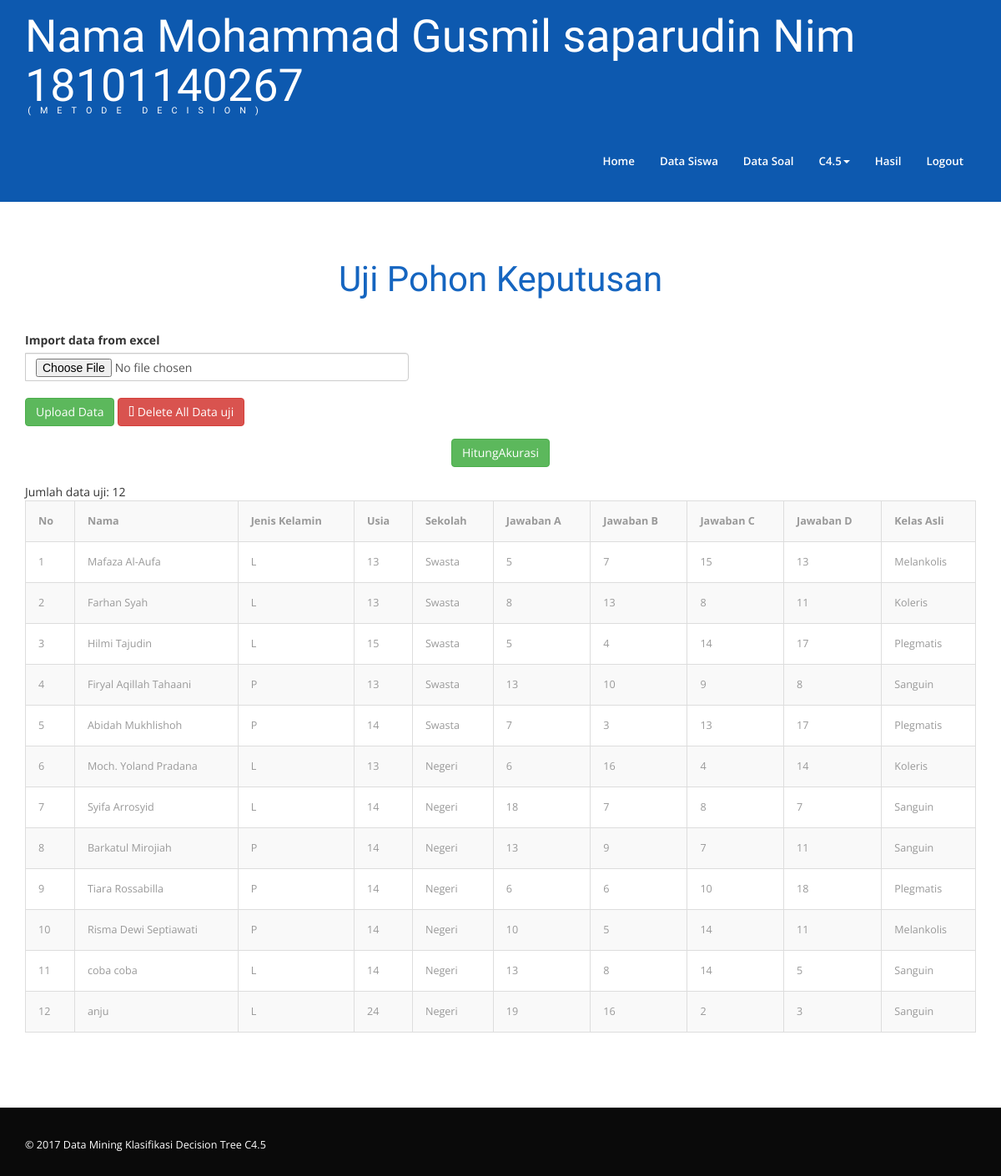
The app's page /index.php?menu=uji_rule (signed in) with its own data.
### tables this page shows
CREATE TABLE `data_uji` (
  `id` int(11) NOT NULL,
  `nama` varchar(200) DEFAULT NULL,
  `jenis_kelamin` enum('L','P') DEFAULT NULL,
  `usia` int(11) DEFAULT NULL,
  `sekolah` varchar(100) DEFAULT NULL,
  `jawaban_a` int(11) DEFAULT NULL,
  `jawaban_b` int(11) DEFAULT NULL,
  `jawaban_c` int(11) DEFAULT NULL,
  `jawaban_d` int(11) DEFAULT NULL,
  `kelas_asli` varchar(100) DEFAULT NULL,
  `kelas_hasil` varchar(100) DEFAULT NULL,
  `id_rule` int(11) NOT NULL DEFAULT 0
);

### database.php (called while the page is built, shortened)
<?php
class database {
    private $servername;
    private $user_db;
    private $password_db;
    private $database;
    private $koneksi;
    function database() {
        return $this->connect_db();
    }
    function load_conf_db() {
        $path = dirname(__FILE__) . '/koneksi.php';
        if (file_exists($path)) {
            $conf = include $path;
            $this->servername = @$conf['host'];
            $this->database = @$conf['dbname'];
            $this->user_db = @$conf['username'];
            $this->password_db = @$conf['password'];
        }
    }
    public function connect_db() {
        $this->koneksi = mysqli_connect($this->servername, $this->user_db, $this->password_db, $this->database);
        return $this->koneksi;
    }
    function db_query($sql) {
        $conn = $this->koneksi;
        return mysqli_query($conn, $sql);
    }
    function db_fetch_array($result) {
        return mysqli_fetch_array($result);
    }
    function db_num_rows($result) {
        return mysqli_num_rows($result);
    }
}
?>

### koneksi.php (called while the page is built)
<?php
return array(
    'host' => "localhost",
    'username' => "root",
    'password' => "",
    'dbname' => "tugas_decision",
);
?>

### uji_rule.php (the view, shortened to what this page needs)
<?php
include_once "database.php";
$db_object = new database();
?>
<div class="content">
    <div class="typo-w3">
        <div class="container">
            <h2 class="tittle">Uji Pohon Keputusan</h2>
                    <?php
            if (isset($_GET['act'])) {
                $action = $_GET['act'];
                if ($action == 'delete_all') {
                    $db_object->db_query("TRUNCATE data_uji");
                    ?>
                    <script> location.replace("?menu=uji_rule&pesan_success=Data uji berhasil dihapus");</script>
                    <?php
                }
            }
            else {
                if (isset($_POST['submit'])) {
                    include "hitung_akurasi.php";
                }
                else {
                    $query = $db_object->db_query("SELECT * FROM data_uji order by(id)");
                    $jumlah = $db_object->db_num_rows($query);
                    echo "<br><br>";
                    ?>
                    <form method="post" enctype="multipart/form-data" action="">
                        <div class="form-group">
                            <div class="input-group">
                                <label>Import data from excel</label>
                                <input name="file_data" type="file" class="form-control">
                            </div>
                        </div>
                        <div class="form-group">
                            <input name="upload" type="submit" value="Upload Data" class="btn btn-success">
                            <a href="?menu=uji_rule&act=delete_all" class="btn btn-danger"
                               onClick="return confirm('Anda yakin akan hapus semua data?')">
                                <i class="fa fa-trash"></i> Delete All Data uji
                            </a>
                        </div>
                    </form>
                    <?php
                    if ($jumlah == 0) {
                        echo "<center><h3>Data uji masih kosong...</h3></center>";
                    }
                    else {
            ?>
                        <center>
                            <form method="POST" action=''>
                                <div class="form-group">
                                    <div class="input-group">
                                        <input type="submit" name="submit" value="HitungAkurasi" class="btn btn-success">
                                    </div>
                                </div>
                            </form>
                        </center>
                        Jumlah data uji: <?php echo $jumlah; ?>
                        <table class='table table-bordered table-striped  table-hover'>
                            <tr>
                                <th>No</th>
                                <th>Nama</th>
                                <th>Jenis Kelamin</th>
                                <th>Usia</th>
                                <th>Sekolah</th>
                                <th>Jawaban A</th>
                                <th>Jawaban B</th>
                                <th>Jawaban C</th>
                                <th>Jawaban D</th>
                                <th>Kelas Asli</th>
                            </tr>
            <?php
    $no = 1;
    while ($row = $db_object->db_fetch_array($query)) {
        echo "<tr>";
        echo "<td>" . $no . "</td>";
        echo "<td>" . $row['nama'] . "</td>";
        echo "<td>" . $row['jenis_kelamin'] . "</td>";
        echo "<td>" . $row['usia'] . "</td>";
        echo "<td>" . $row['sekolah'] . "</td>";
        echo "<td>" . $row['jawaban_a'] . "</td>";
        echo "<td>" . $row['jawaban_b'] . "</td>";
        echo "<td>" . $row['jawaban_c'] . "</td>";
        echo "<td>" . $row['jawaban_d'] . "</td>";
        echo "<td>" . $row['kelas_asli'] . "</td>";
        echo "</tr>";
        $no++;
    }
    ?>
                        </table>
                            <?php
                        }
                    }
                }
                ?>
        </div>
    </div>
</div>

### css/style.css (style rules this page uses)
body a { transition:0.5s all; -webkit-transition:0.5s all; -moz-transition:0.5s all; -o-transition:0.5s all; -ms-transition:0.5s all; }
h1,h2,h3,h4,h5,h6 { padding:0 0; margin:0 0; font-family: 'Cagliostro', sans-serif; }
body { padding:0 0; margin:0 0; font-family: 'Open Sans', sans-serif; }
h2.tittle { text-align: center; font-size: 3em; color: #1565C0; }
.typo-w3 { padding: 5em 0; }
.table > thead > tr > th, .table > tbody > tr > th, .table > tfoot > tr > th, .table > thead > tr > td, .table > tbody > tr > td, .table > tfoot > tr > td { border-top: none !important; }
.table td, .table>tbody>tr>td, .table>tbody>tr>th, .table>tfoot>tr>td, .table>tfoot>tr>th, .table>thead>tr>td, .table>thead>tr>th { padding: 15px!important; }
.table > thead > tr > th, .table > tbody > tr > th, .table > tfoot > tr > th, .table > thead > tr > td, .table > tbody > tr > td, .table > tfoot > tr > td { font-size: 0.9em; color: #999; border-top: none !important; }
.input-group { margin-bottom: 20px; }

### records on screen
data_uji: nama "Mafaza Al-Aufa", jenis_kelamin "L", usia "13", sekolah "Swasta", jawaban_a "5", jawaban_b "7", jawaban_c "15", jawaban_d "13", kelas_asli "Melankolis"
data_uji: nama "Farhan Syah", jenis_kelamin "L", usia "13", sekolah "Swasta", jawaban_a "8", jawaban_b "13", jawaban_c "8", jawaban_d "11", kelas_asli "Koleris"
data_uji: nama "Hilmi Tajudin", jenis_kelamin "L", usia "15", sekolah "Swasta", jawaban_a "5", jawaban_b "4", jawaban_c "14", jawaban_d "17", kelas_asli "Plegmatis"
data_uji: nama "Firyal Aqillah Tahaani", jenis_kelamin "P", usia "13", sekolah "Swasta", jawaban_a "13", jawaban_b "10", jawaban_c "9", jawaban_d "8", kelas_asli "Sanguin"
data_uji: nama "Abidah Mukhlishoh", jenis_kelamin "P", usia "14", sekolah "Swasta", jawaban_a "7", jawaban_b "3", jawaban_c "13", jawaban_d "17", kelas_asli "Plegmatis"
data_uji: nama "Moch. Yoland Pradana", jenis_kelamin "L", usia "13", sekolah "Negeri", jawaban_a "6", jawaban_b "16", jawaban_c "4", jawaban_d "14", kelas_asli "Koleris"
data_uji: nama "Syifa Arrosyid", jenis_kelamin "L", usia "14", sekolah "Negeri", jawaban_a "18", jawaban_b "7", jawaban_c "8", jawaban_d "7", kelas_asli "Sanguin"
data_uji: nama "Barkatul Mirojiah", jenis_kelamin "P", usia "14", sekolah "Negeri", jawaban_a "13", jawaban_b "9", jawaban_c "7", jawaban_d "11", kelas_asli "Sanguin"
data_uji: nama "Tiara Rossabilla", jenis_kelamin "P", usia "14", sekolah "Negeri", jawaban_a "6", jawaban_b "6", jawaban_c "10", jawaban_d "18", kelas_asli "Plegmatis"
data_uji: nama "Risma Dewi Septiawati", jenis_kelamin "P", usia "14", sekolah "Negeri", jawaban_a "10", jawaban_b "5", jawaban_c "14", jawaban_d "11", kelas_asli "Melankolis"
data_uji: nama "coba coba", jenis_kelamin "L", usia "14", sekolah "Negeri", jawaban_a "13", jawaban_b "8", jawaban_c "14", jawaban_d "5", kelas_asli "Sanguin"
data_uji: nama "anju", jenis_kelamin "L", usia "24", sekolah "Negeri", jawaban_a "19", jawaban_b "16", jawaban_c "2", jawaban_d "3", kelas_asli "Sanguin"

### other values on screen
$jumlah "12"
